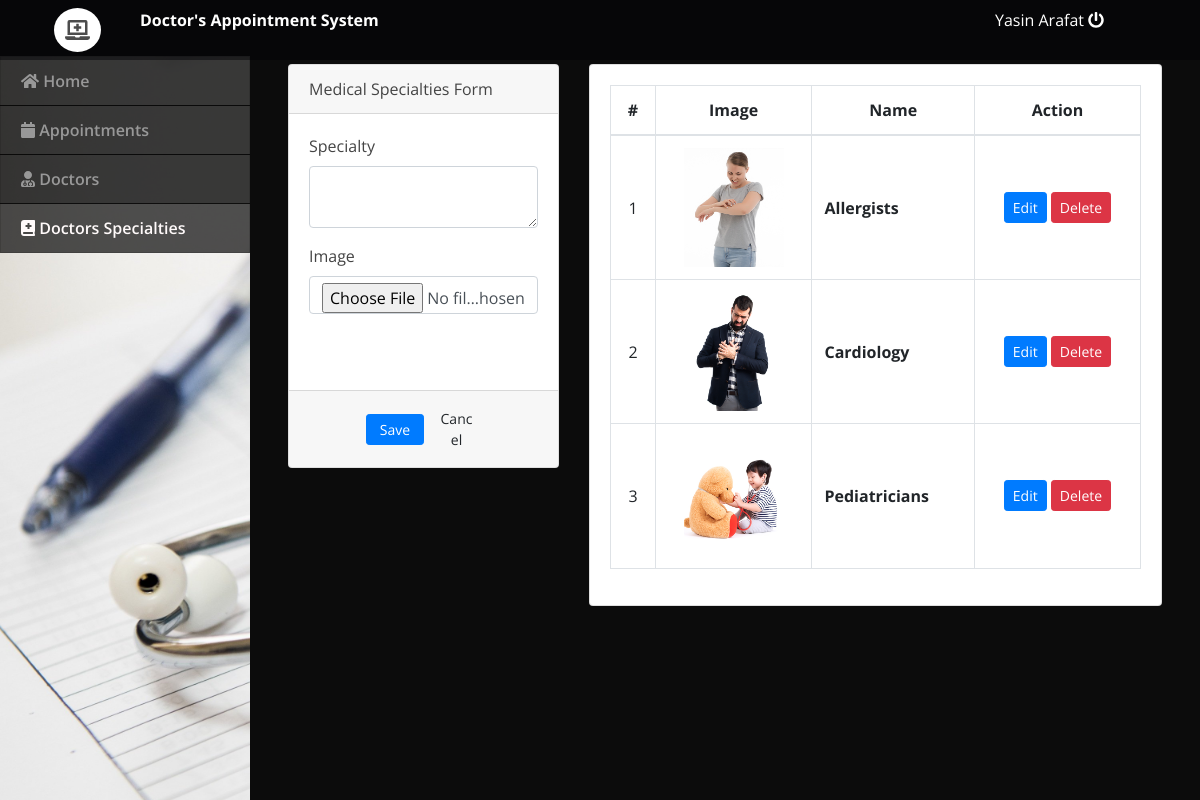
Page /admin/index.php?page=categories (signed in) on the committed database.
### tables this page shows
CREATE TABLE `medical_specialty` (
  `id` int(30) NOT NULL,
  `name` text NOT NULL,
  `img_path` text NOT NULL
);

### admin/categories.php (the view, shortened to what this page needs)
<?php include('db_connect.php');?>
<div class="container-fluid">
	<div class="col-lg-12">
		<div class="row">
			<div class="col-md-4">
			<form action="" id="manage-category">
				<div class="card">
					<div class="card-header">
						    Medical Specialties Form
				  	</div>
					<div class="card-body">
							<div class="form-group">
								<label class="control-label">Specialty</label>
								<textarea name="name" id="" cols="30" rows="2" class="form-control"></textarea>
							</div>
							<div class="form-group">
								<label for="" class="control-label">Image</label>
								<input type="file" class="form-control" name="img" onchange="displayImg(this,$(this))">
							</div>
							<div class="form-group">
							</div>
					</div>
					<div class="card-footer">
						<div class="row">
							<div class="col-md-12">
								<button class="btn btn-sm btn-primary col-sm-3 offset-md-3"> Save</button>
								<button class="btn btn-sm btn-default col-sm-3" type="button" onclick="_reset()"> Cancel</button>
							</div>
						</div>
					</div>
				</div>
			</form>
			</div>
			<div class="col-md-8">
				<div class="card">
					<div class="card-body">
						<table class="table table-bordered table-hover">
							<thead>
								<tr>
									<th class="text-center">#</th>
									<th class="text-center">Image</th>
									<th class="text-center">Name</th>
									<th class="text-center">Action</th>
								</tr>
							</thead>
							<tbody>
								<?php
								$i = 1;
								$cats = $conn->query("SELECT * FROM medical_specialty order by id asc");
								while($row=$cats->fetch_assoc()):
								?>
								<tr>
									<td class="text-center"><?php echo $i++ ?></td>
									<td class="text-center">
										<img src="../assets/img/<?php echo $row['img_path'] ?>" alt="">
									</td>
									<td class="">
										 <b><?php echo $row['name'] ?></b>
									</td>
									<td class="text-center">
										<button class="btn btn-sm btn-primary edit_cat" type="button" data-id="<?php echo $row['id'] ?>" data-name="<?php echo $row['name'] ?>" data-img_path="<?php echo $row['img_path'] ?>" >Edit</button>
										<button class="btn btn-sm btn-danger delete_cat" type="button" data-id="<?php echo $row['id'] ?>">Delete</button>
									</td>
								</tr>
								<?php endwhile; ?>
							</tbody>
						</table>
					</div>
				</div>
			</div>
		</div>
	</div>
</div>

### admin/assets/css/style.css (style rules this page uses)
body { font-family: "Open Sans", sans-serif; color: #444444; width: 100%; height: calc(100%); }

### admin/index.php (style rules this page uses)
body { background: #0c0c0c ; }

### admin/categories.php (style rules this page uses)
td { vertical-align: middle !important; }
img { max-width:100px; max-height: :150px; }

### rows in the picture
medical_specialty: img_path (picture), name "Allergists"
medical_specialty: img_path (picture), name "Cardiology"
medical_specialty: img_path (picture), name "Pediatricians"

### other values in the picture
$_SESSION['login_name'] "Yasin Arafat"
